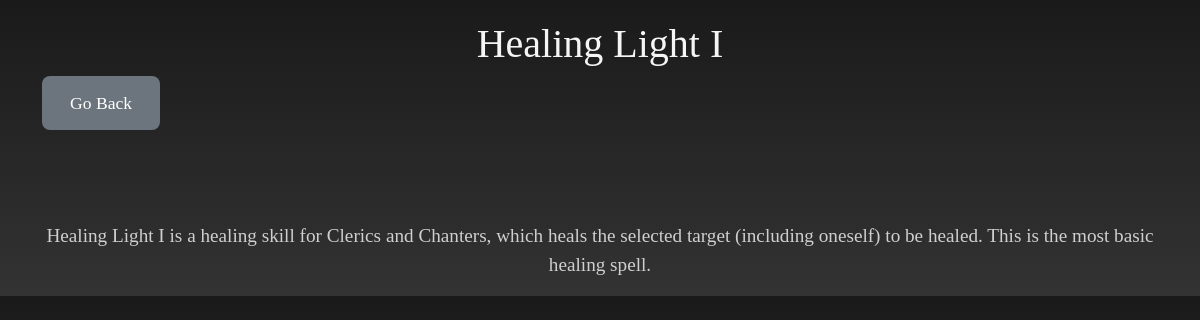
The page /entry/skills/4 on the database its author committed.
### entry/models.py (models this page shows, shortened)
class WikiPage(models.Model):
    title = models.CharField(max_length=500)
    description = models.CharField(max_length=20000)

### entry/views.py (the view)
# urls.py: path("skills/<int:page_id>", views.wiki_page, name="wiki_page"),
def wiki_page(request, page_id):
    wiki_page = get_object_or_404(WikiPage, pk=page_id)
    context = {"wiki_page": wiki_page}
    return render(request, "entry/wiki.html", context)

### entry/templates/entry/wiki.html (shortened to what this page needs)
{% extends 'base_template.html' %}
{% load static %}
{% block body_block %}
<div class="container">
    <h1 class="text-center">{{ wiki_page.title }}</h1>
    <a href="{% url 'entry:skills_page' %}" class="btn btn-primary" role="button">Go Back</a>
    <br /><br /><br /><br />
    <p class="description-section"> {{ wiki_page.description }}</p>
{% endblock %}

### static/base_style.css (style rules this page uses)
body { background: linear-gradient(to bottom, #1a1a1a, #333333); color: #f5f5f5; font-family: 'Cinzel', serif; }
h1, h2 { font-family: 'Cinzel Decorative', serif; }
.btn-primary { background-color: #6c757d; border: none; font-size: 1.1em; padding: 14px 28px; border-radius: 8px; }
.container { margin-top: 20px; }
.description-section { font-size: 1.2em; margin-top: 20px; text-align: center; color: #cfcfcf; }

### rows shown on the page
WikiPage: title "Healing Light I", description "Healing Light I is a healing skill for Clerics and Chanters, which heals the selected target (including oneself) to be healed. This is the most basic healing spell."
